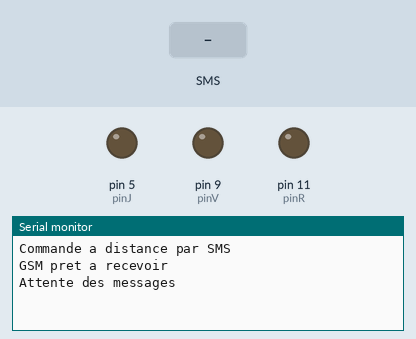
This sketch was run on a simulated Arduino Uno, built with avr-gcc and run on an emulated ATmega328P. On the bench: output pins drawn as LEDs (lit = HIGH), the last lines printed to the serial monitor. The inputs (shaded band) are chosen by the test bench.

Above: at 3.2 s.
3.3 s: text message "#" received
At 4.7 s:
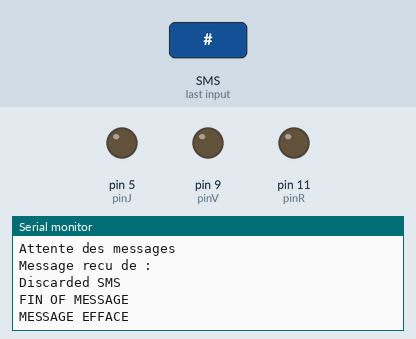
5.5 s: text message "R" received
At 6.7 s:
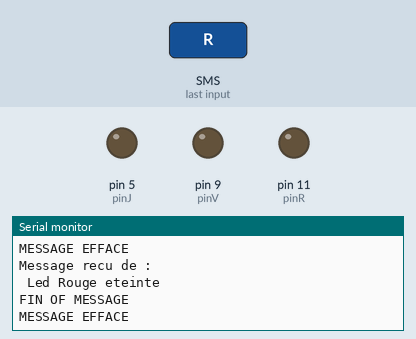
7.5 s: text message "V" received
At 8.7 s:
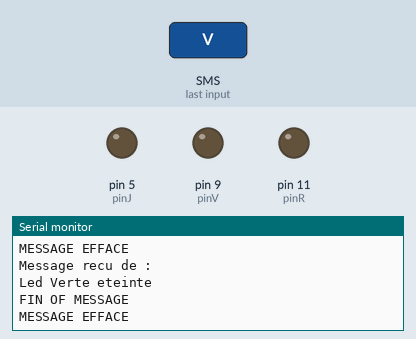

The sketch:

EmissionReceptionSMS.ino
```cpp
/*
 Commande à distance par SMS
 Cet exemple utilise le shield GSM/GPRS officiel Arduino.
 Réceptionne le SMS, analyse le contenu, puis régi aux
 différentes commande. Ici ce sont 3 Leds.
 R pour led rouge, V pour led verte, J pour led jaune.
 A pour allumer, n'importe quelle autre led pour éteindre.
 Exemple d'un SMS RAVEJA.
 Si il receptionne la lettre T, envoi de la lecture de la
 tension A5 par émission d'un SMS.
*/

// librairie.
#include <GSM.h>

GSM gsmAccess;
GSM_SMS sms;

#define tension_1  A5

// Entrer votre numéro de téléphone !:
char remoteNumber[20] ="XXXXXXXXXX";

// Numéro des Pins pour connection Leds :
int pinR = 11;
int pinV = 9;
int pinJ = 5;

int ifor = 0;   // Pins pour connection Leds.
int ifor2 = 0;  // Pins pour connection Leds.

char data[9];  // pour réception SMS.
int sensorvalue; // pour lecture analogique.
float voltage;   // pour lecture analogique.

void setup()
{
  // initialisation du port série.
  Serial.begin(9600);

  Serial.println("Commande a distance par SMS");

  // initialisation des pins en sortie :
  pinMode(pinR, OUTPUT);
  pinMode(pinV, OUTPUT);
  pinMode(pinJ, OUTPUT);

  // état de la connection :
  boolean notConnected = true;

// Code PIN de la carte SIM. (Si utilisé !) :
#define PINNUMBER ""


  // Démarrage shield GSM :

  while(notConnected)
  {
    //   Si code PIN remplacer la ligne suivante par :
    //   if(gsmAccess.begin(PINNUMBER)==GSM_READY)
    if(gsmAccess.begin()==GSM_READY)
      notConnected = false;
    else
    {
      Serial.println("Non connecté");
      delay(1000);
    }
  }

  Serial.println("GSM pret a recevoir");
  Serial.println("Attente des messages");
}

void loop()
{

  char c;

  // Y a t-il des SMS à lire ?.
  if (sms.available())
  {
    int smsdata = (sms.available());

    Serial.println("Message recu de :");

    // Recherche du numero d'appel.
    // Puis on l'affiche dans le moniteur.
    sms.remoteNumber(remoteNumber, 20);
    // exemple : +33123456789
    //Serial.println(remoteNumber);

    // Voici un exemple de filtrage
    // Les messages commencant par un # seront écartés.
    if(sms.peek()=='#')
    {
      Serial.println("Discarded SMS");

      // SMS effacé de la mémoire :
      sms.flush();
    }

    // Lecture et affichage du contenu du message.
    int count = 0;

    while(c=sms.read())
    {
      data[count] = c;
      count++;
    }
    ifor = 0;
    for (ifor = 0; ifor < count ; ifor = ifor+2 )
    {
      ifor2=ifor+1;
      switch(data[ifor])
      {
      case 'R':
        if (data[ifor2] == 'A')
        {
          digitalWrite(pinR, HIGH);
          Serial.println("Led Rouge allume");
        }
        else
        {
          digitalWrite(pinR, LOW);
          Serial.println(" Led Rouge eteinte");
        }
        break;

      case 'V':
        if (data[ifor2] == 'A')
        {
          digitalWrite(pinV, HIGH);
          Serial.println("Led Verte allume");
        }
        else
        {
          digitalWrite(pinV, LOW);
          Serial.println("Led Verte eteinte");
        }
        break;

       case 'J':
        if (data[ifor2] == 'A')
        {
          digitalWrite(pinJ, HIGH);
          Serial.println("Led Jaune allume");
        }
        else
        {
          digitalWrite(pinJ, LOW);
          Serial.println("Led Jaune eteinte");
        }
        break;

        case 'T':
        Serial.println(data[ifor]);
        sensorvalue = analogRead(tension_1);
        voltage = sensorvalue * (5.0 / 1023.0);
        sms.beginSMS(remoteNumber);
        sms.print(voltage);
        sms.print(" Volts");
        sms.endSMS();
        Serial.println("\nMessage expedie!\n");
        break;
      }
    }

    Serial.println("\nFIN OF MESSAGE");

    // effacé message de la mémoire du modem.
    sms.flush();
    Serial.println("MESSAGE EFFACE");
  }

  delay(1000);

}  // Fin boucle void loop().
```

Measured:
- after the input at 3.3 s, the serial monitor: prints a new line after 0.71 s (image 1)
- after the input at 5.5 s, the serial monitor: prints a new line after 0.54 s (image 2)
- after the input at 7.5 s, the serial monitor: prints a new line after 0.55 s (image 3)
